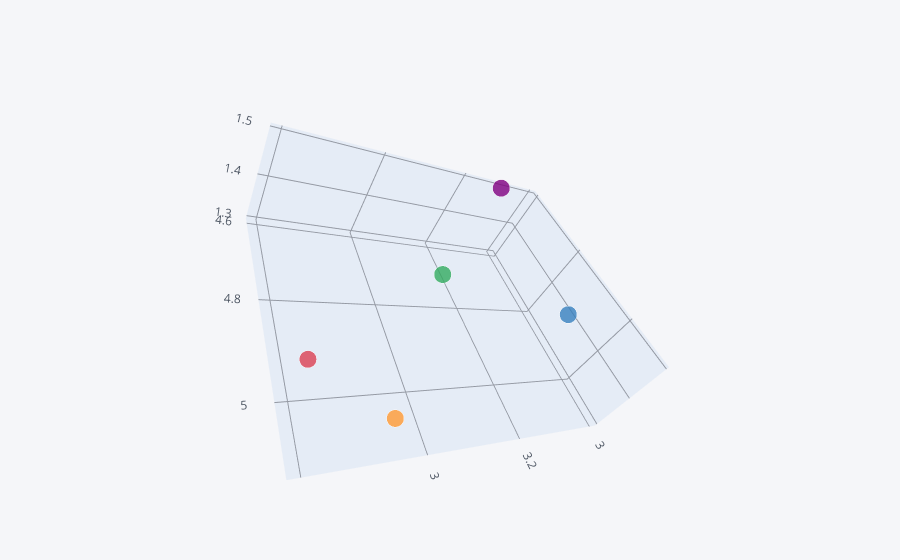

The notebook cell this image was saved under:
### Code cell
df.head().iplot(kind = 'scatter3d', x = 'sepal_length' , y = 'petal_length',z = 'sepal_width')

### Figure 1 — Plotly figure (JSON) as saved in the notebook; plotly's stock layout.template omitted (floating-point values rounded to 4 significant figures)
{"data": [{"marker": {"color": ["rgba(255, 153, 51, 1.0)", "rgba(55, 128, 191, 1.0)", "rgba(50, 171, 96, 1.0)", "rgba(128, 0, 128, 1.0)", "rgba(219, 64, 82, 1.0)"], "opacity": 0.8, "size": [12, 12, 12, 12, 12], "symbol": "circle"}, "mode": "markers", "text": ["0", "1", "2", "3", "4"], "type": "scatter3d", "x": [5.1, 4.9, 4.7, 4.6, 5], "y": [1.4, 1.4, 1.3, 1.5, 1.4], "z": [3.5, 3, 3.2, 3.1, 3.6]}], "layout": {"autosize": true, "legend": {"bgcolor": "#F5F6F9", "font": {"color": "#4D5663"}}, "paper_bgcolor": "#F5F6F9", "plot_bgcolor": "#F5F6F9", "scene": {"aspectmode": "auto", "aspectratio": {"x": 1.277, "y": 0.5109, "z": 1.533}, "camera": {"center": {"x": 0, "y": 0, "z": 0}, "eye": {"x": 1.214, "y": 1.214, "z": 1.214}, "projection": {"type": "perspective"}, "up": {"x": -0.2664, "y": 0.8853, "z": 0.3811}}, "xaxis": {"gridcolor": "#9499A3", "showgrid": true, "tickfont": {"color": "#4D5663"}, "title": {"font": {"color": "#4D5663"}, "text": ""}, "type": "linear", "zerolinecolor": "#9499A3"}, "yaxis": {"gridcolor": "#9499A3", "showgrid": true, "tickfont": {"color": "#4D5663"}, "title": {"font": {"color": "#4D5663"}, "text": ""}, "type": "linear", "zerolinecolor": "#9499A3"}, "zaxis": {"gridcolor": "#9499A3", "showgrid": true, "tickfont": {"color": "#4D5663"}, "title": {"font": {"color": "#4D5663"}, "text": ""}, "type": "linear", "zerolinecolor": "#9499A3"}}, "title": {"font": {"color": "#4D5663"}}}}
